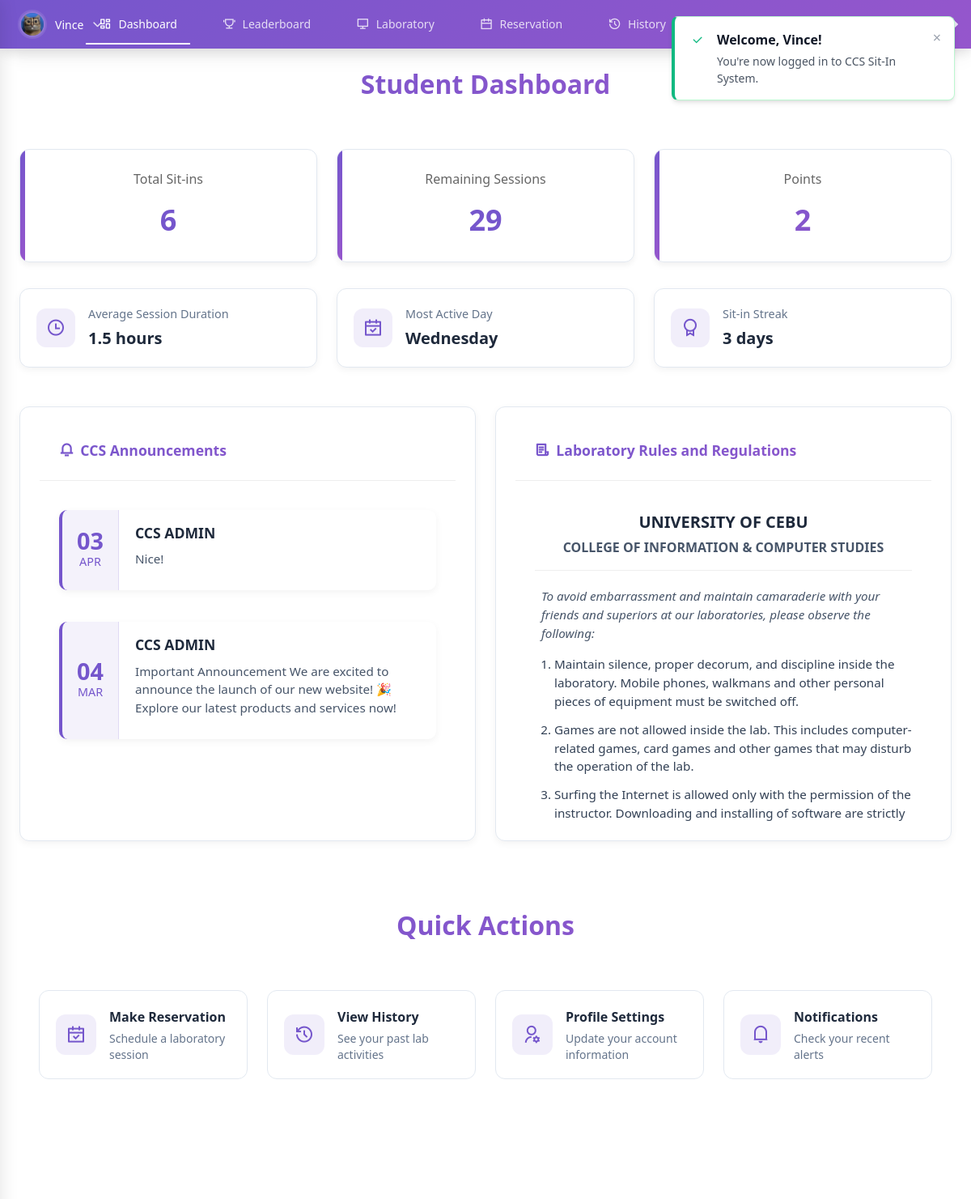
The app's page /view/dashboard.php (signed in), older data.
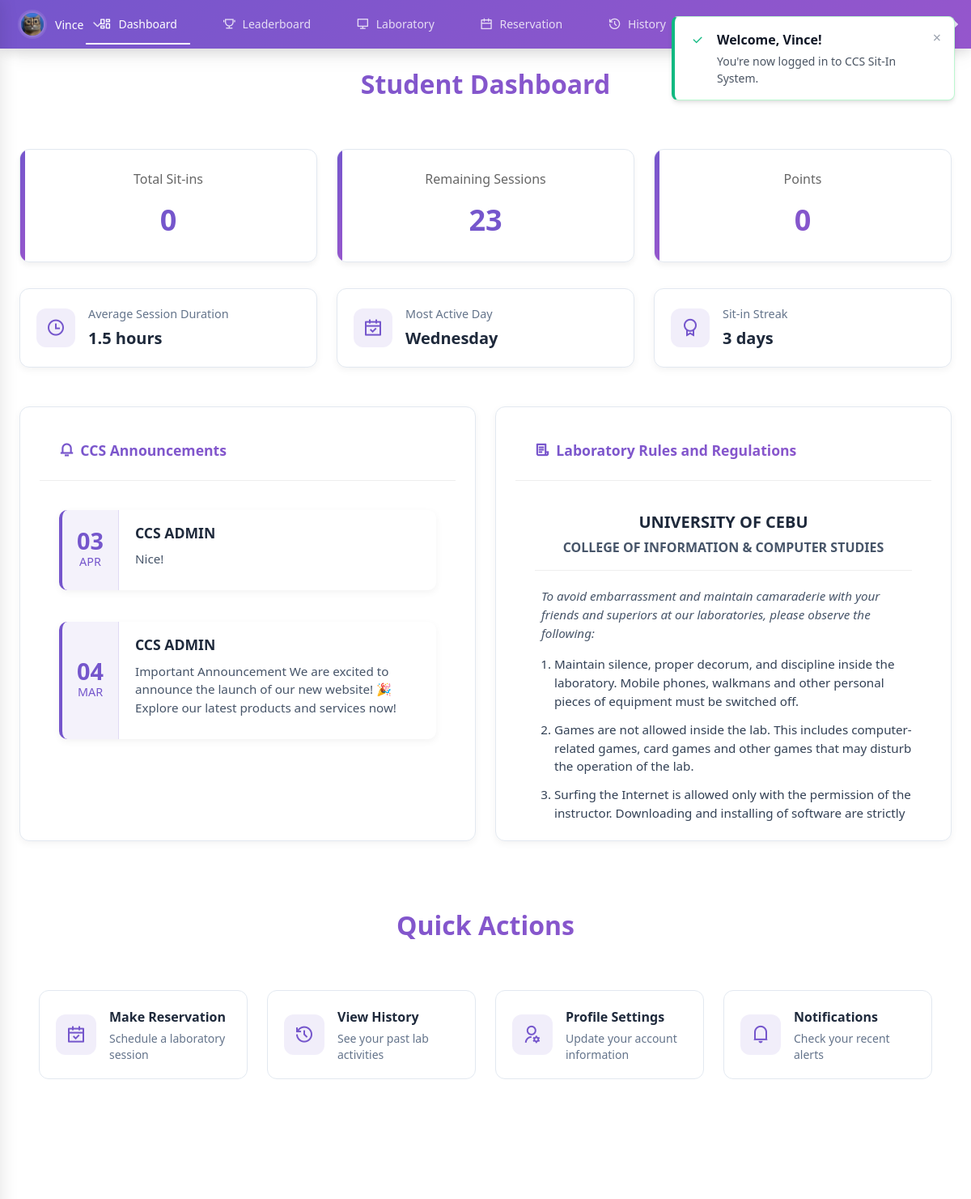
The same page, newer data.
### tables this page shows
CREATE TABLE `users` (
  `id` int(20) NOT NULL,
  `idno` varchar(20) NOT NULL,
  `lastname` varchar(50) NOT NULL,
  `firstname` varchar(50) NOT NULL,
  `middlename` varchar(50) DEFAULT NULL,
  `course` varchar(20) NOT NULL,
  `year` int(1) NOT NULL,
  `username` varchar(50) NOT NULL,
  `password` varchar(255) NOT NULL,
  `email` varchar(100) DEFAULT NULL,
  `address` text DEFAULT NULL,
  `remaining_sessions` int(11) NOT NULL DEFAULT 30,
  `points` int(11) NOT NULL,
  `role` varchar(20) NOT NULL,
  `profile_image` varchar(255) DEFAULT NULL,
  `created_at` timestamp NOT NULL DEFAULT current_timestamp()
);

### view/dashboard.php (the view, shortened to what the changed rows need)
<?php
require_once '../config/db_connect.php';
$username = $_SESSION['username'];
$sql = "SELECT idno, firstname, lastname, middlename, course, year, profile_image, email, address, remaining_sessions, points FROM users WHERE username = ?";
$stmt = $conn->prepare($sql);
$stmt->bind_param("s", $username);
$stmt->execute();
$result = $stmt->get_result();
if ($row = $result->fetch_assoc()) {
    $fullname = $row['lastname'] . ', ' . $row['firstname'];
    if (!empty($row['middlename'])) {
        $fullname .= ' ' . substr($row['middlename'], 0, 1) . '.';
    }
    $_SESSION['idno'] = $row['idno'];
    $_SESSION['fullname'] = $fullname;
    $_SESSION['course'] = $row['course'];
    $year = intval($row['year']);
    $_SESSION['year'] = $year;
    $_SESSION['year_level'] = $year . (
        $year == 1 ? 'st' :
        ($year == 2 ? 'nd' :
        ($year == 3 ? 'rd' : 'th'))
    ) . ' Year';
    $_SESSION['profile_image'] = $row['profile_image'] ?? '../assets/images/logo/AVATAR.png';
    $_SESSION['email'] = $row['email'];
    $_SESSION['address'] = $row['address'];
    $_SESSION['remaining_sessions'] = $row['remaining_sessions'] ?? 30;
    $_SESSION['points'] = $row['points'] ?? 0;
}
$stats = [
    'total_sitins' => 0,
    'remaining_sessions' => $_SESSION['remaining_sessions'],
    'pending_reservations' => 0
];
$id = $_SESSION['idno'];
$query = "SELECT COUNT(*) as count FROM sit_ins WHERE idno = ? AND status = 'completed'";
$stmt = $conn->prepare($query);
$stmt->bind_param("s", $id);
$stmt->execute();
$result = $stmt->get_result();
if ($result && $row = $result->fetch_assoc()) {
    $stats['total_sitins'] = $row['count'];
}
$query = "SELECT COUNT(*) as count FROM reservations WHERE idno = ? AND status = 'pending'";
$stmt = $conn->prepare($query);
$stmt->bind_param("s", $id);
$stmt->execute();
$result = $stmt->get_result();
if ($result && $row = $result->fetch_assoc()) {
    $stats['pending_reservations'] = $row['count'];
}
?>
<!DOCTYPE html>
<html lang="en">
<head>
    <link rel="stylesheet" href="../assets/css/styles.css">
    <link rel="stylesheet" href="../assets/css/admin.css">
    <link rel="stylesheet" href="https://cdnjs.cloudflare.com/ajax/libs/font-awesome/6.0.0/css/all.min.css">
    <link rel="stylesheet" href="https://cdnjs.cloudflare.com/ajax/libs/remixicon/4.6.0/remixicon.css">
    <script src="https://unpkg.com/@tailwindcss/browser@4"></script>
</head>
<body>
    <div class="admin-dashboard">
        <div class="stats-grid">
            <div class="stat-card">
                <div class="stat-title">Total Sit-ins</div>
                <div class="stat-value"><?php echo $stats['total_sitins']; ?></div>
            </div>
            <div class="stat-card">
                <div class="stat-title">Remaining Sessions</div>
                <div class="stat-value <?php echo $stats['remaining_sessions'] <= 5 ? 'low' : ($stats['remaining_sessions'] <= 10 ? 'medium' : ''); ?>">
                    <?php echo $stats['remaining_sessions']; ?>
                </div>
            </div>
            <div class="stat-card">
                <div class="stat-title">Points</div>
                <div class="stat-value points-display"><?php echo $_SESSION['points'] ?? 0; ?></div>
            </div>
        </div>
    </div>
</body>
</html>

Row changes from the older to the newer data that the page shows:
now on this page (row edited): users: points "0", remaining_sessions "23"
Text that changed along with them:
$_SESSION['points']: "2" → "0"
$stats['total_sitins']: "6" → (not shown)
$stats['remaining_sessions']: "29" → (not shown)
